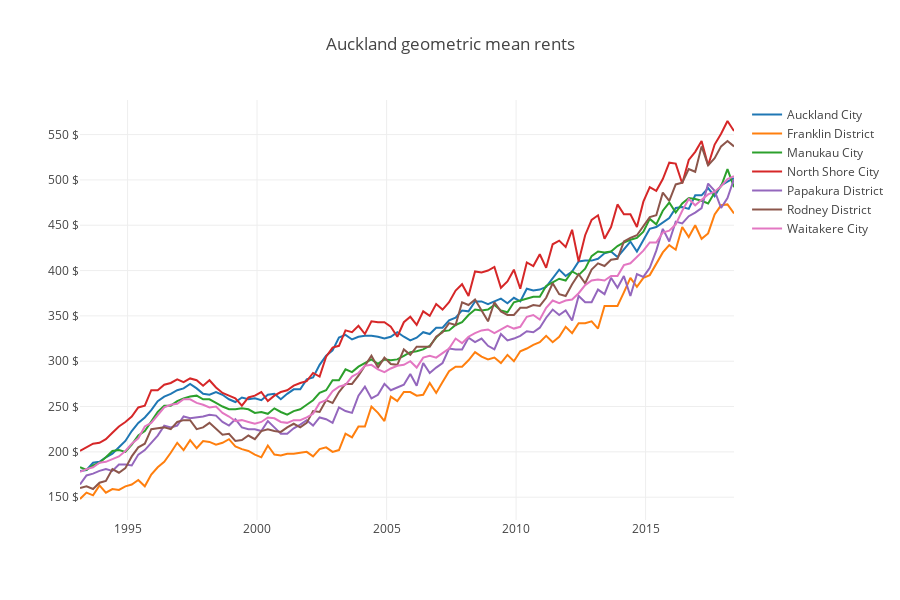
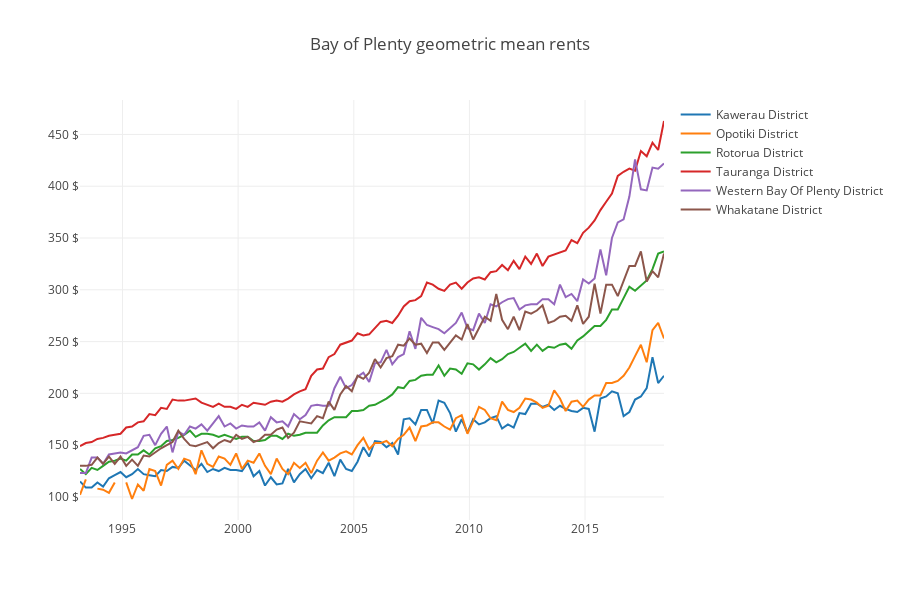
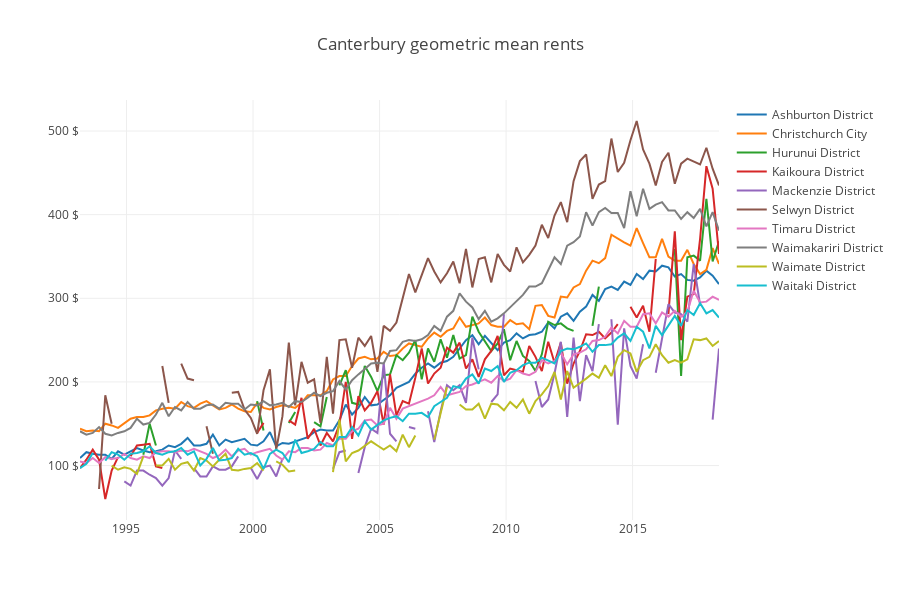
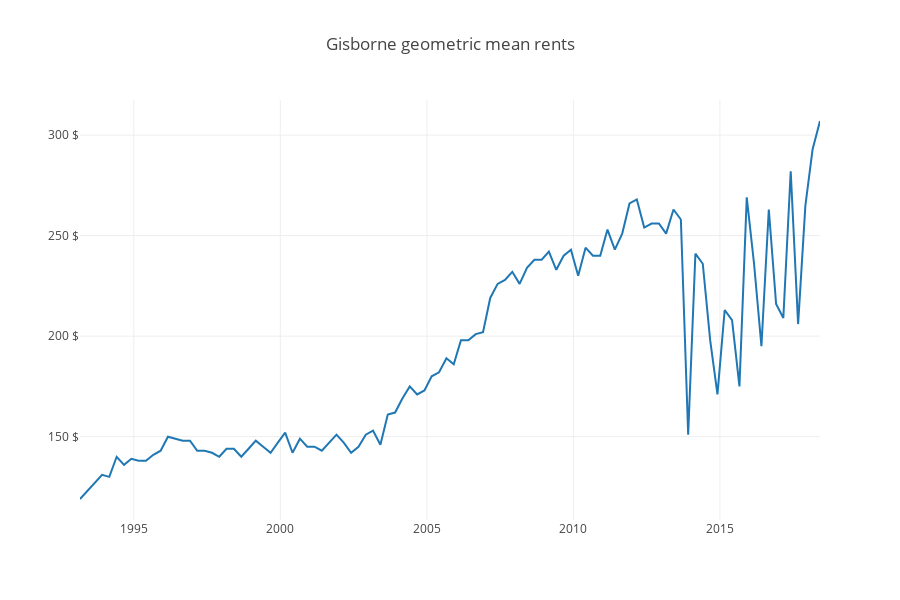

Notebook cell for these charts, in order:
### Code cell
# Plot
for region, ff in f.groupby('region'):
    data = []
    for territory, g in ff.groupby('territory'):
        trace = go.Scatter(
          x=g['quarter'], 
          y=g['rent_geo_mean'].round(), 
          name=territory,
        )
        data.append(trace)

    layout = go.Layout(
       height=600,
       title='{!s} geometric mean rents'.format(region),
       yaxis=dict(
           ticksuffix=' $',
       )
    )
    fig = go.Figure(data=data, layout=layout)
    po.iplot(fig)
